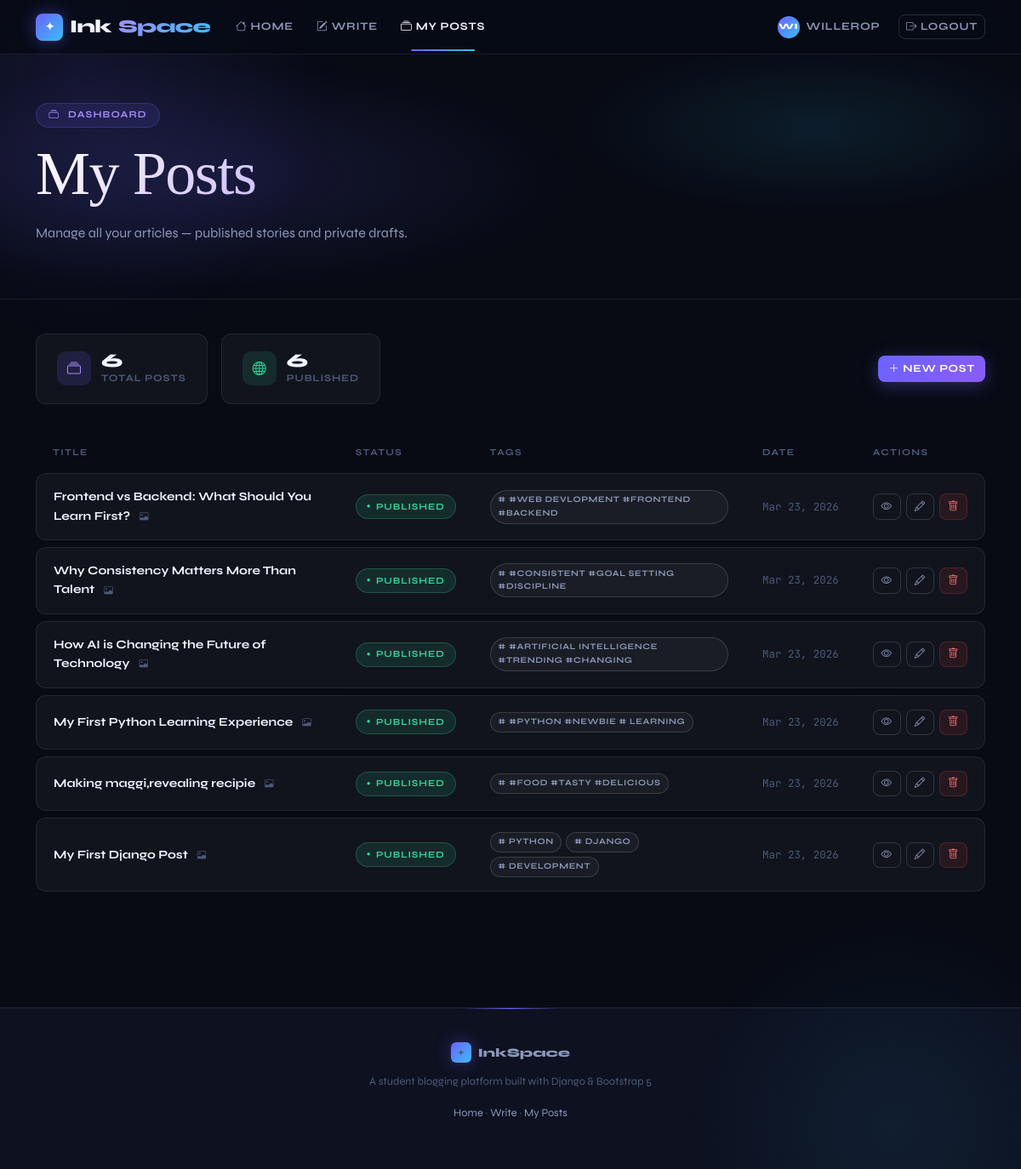
Screenshot of /my-posts/ (signed in) with the database file from the repository.
### blog/models.py (models this page shows, shortened)
class Post(models.Model):
    STATUS_CHOICES = [
        ('draft', 'Draft'),
        ('published', 'Published'),
    ]
    title = models.CharField(max_length=200)
    slug = models.SlugField(unique=True, blank=True)
    body = models.TextField()
    author = models.ForeignKey(User, on_delete=models.CASCADE, related_name='posts')
    tags = models.ManyToManyField(Tag, blank=True)
    status = models.CharField(max_length=10, choices=STATUS_CHOICES, default='draft')
    thumbnail = models.ImageField(upload_to='thumbnails/', blank=True, null=True)
    created_at = models.DateTimeField(auto_now_add=True)
    updated_at = models.DateTimeField(auto_now=True)
    class Meta:
        ordering = ['-created_at']
    def get_absolute_url(self):
        return reverse('post_detail', kwargs={'slug': self.slug})

class Tag(models.Model):
    name = models.CharField(max_length=50, unique=True)
    slug = models.SlugField(unique=True, blank=True)

### blog/views.py (the view)
# urls.py: path('my-posts/', views.my_posts, name='my_posts'),
@login_required
def my_posts(request):
    posts = Post.objects.filter(author=request.user).prefetch_related('tags', 'comments')
    return render(request, 'my_posts.html', {'posts': posts})

### templates/my_posts.html (shortened to what this page needs)
{% extends 'base.html' %}
{% block content %}
<section class="page-hero" style="padding:3.5rem 0 3rem;">
  <div class="container">
    <div class="hero-badge"><i class="bi bi-collection me-1"></i> Dashboard</div>
    <h1>My Posts</h1>
    <p class="subtitle">Manage all your articles — published stories and private drafts.</p>
  </div>
</section>
<div class="container" style="padding-top:2.5rem;padding-bottom:4rem;position:relative;z-index:1;">
  <div style="display:flex;gap:1rem;flex-wrap:wrap;margin-bottom:2rem;">
    {% with published=posts|length %}
    <div style="background:var(--surface);border:1px solid var(--border);border-radius:var(--radius);padding:1.25rem 1.5rem;display:flex;align-items:center;gap:.75rem;">
      <div style="width:40px;height:40px;background:rgba(108,99,255,0.15);border-radius:10px;display:flex;align-items:center;justify-content:center;color:var(--accent2);font-size:1rem;">
        <i class="bi bi-collection"></i>
      </div>
      <div>
        <div style="font-size:1.4rem;font-weight:800;line-height:1;color:var(--text);">{{ posts.count }}</div>
        <div style="font-size:.72rem;color:var(--text3);text-transform:uppercase;letter-spacing:.08em;font-weight:700;">Total Posts</div>
      </div>
    </div>
    {% endwith %}
    <div style="background:var(--surface);border:1px solid var(--border);border-radius:var(--radius);padding:1.25rem 1.5rem;display:flex;align-items:center;gap:.75rem;">
      <div style="width:40px;height:40px;background:rgba(52,211,153,0.12);border-radius:10px;display:flex;align-items:center;justify-content:center;color:var(--green);font-size:1rem;">
        <i class="bi bi-globe"></i>
      </div>
      <div>
        <div style="font-size:1.4rem;font-weight:800;line-height:1;color:var(--text);">{{ posts|length }}</div>
        <div style="font-size:.72rem;color:var(--text3);text-transform:uppercase;letter-spacing:.08em;font-weight:700;">Published</div>
      </div>
    </div>
    <div style="margin-left:auto;display:flex;align-items:center;">
      <a href="{% url 'create_post' %}" class="btn btn-primary">
        <i class="bi bi-plus-lg"></i> New Post
      </a>
    </div>
  </div>
  {% if posts %}
  <div style="overflow-x:auto;">
    <table class="posts-table">
      <thead>
        <tr>
          <th>Title</th>
          <th>Status</th>
          <th>Tags</th>
          <th>Date</th>
          <th>Actions</th>
        </tr>
      </thead>
      <tbody>
        {% for post in posts %}
        <tr>
          <td>
            <a href="{{ post.get_absolute_url }}" class="post-title-link">{{ post.title }}</a>
            {% if post.thumbnail %}
            <span style="margin-left:.5rem;font-size:.65rem;color:var(--text3);"><i class="bi bi-image"></i></span>
            {% endif %}
          </td>
          <td><span class="status-badge {{ post.status }}">{{ post.get_status_display }}</span></td>
          <td>
            <div style="display:flex;gap:.3rem;flex-wrap:wrap;">
              {% for tag in post.tags.all %}
              <a href="{% url 'tag_filter' tag.slug %}" class="tag-badge" style="font-size:.62rem;padding:.2rem .55rem;"># {{ tag.name }}</a>
              {% empty %}
              <span style="color:var(--text3);font-size:.78rem;">—</span>
              {% endfor %}
            </div>
          </td>
          <td style="font-family:'JetBrains Mono',monospace;font-size:.78rem;white-space:nowrap;color:var(--text3);">
            {{ post.created_at|date:"M d, Y" }}
          </td>
          <td>
            <div style="display:flex;gap:.4rem;">
              <a href="{{ post.get_absolute_url }}" class="btn btn-sm btn-outline-secondary" title="View" style="padding:.3rem .55rem;">
                <i class="bi bi-eye"></i>
              </a>
              <a href="{% url 'edit_post' post.slug %}" class="btn btn-sm btn-outline-secondary" title="Edit" style="padding:.3rem .55rem;">
                <i class="bi bi-pencil"></i>
              </a>
              <a href="{% url 'delete_post' post.slug %}" class="btn btn-sm" title="Delete"
                 style="padding:.3rem .55rem;background:rgba(239,68,68,0.1);border:1px solid rgba(239,68,68,0.2);color:#f87171;">
                <i class="bi bi-trash"></i>
              </a>
            </div>
          </td>
        </tr>
        {% endfor %}
      </tbody>
    </table>
  </div>
  {% endif %}
</div>
{% endblock %}

### templates/base.html (shortened to what this page needs)
<!DOCTYPE html>
<html lang="en">
<head>
  <link rel="stylesheet" href="https://cdn.jsdelivr.net/npm/bootstrap@5.3.0/dist/css/bootstrap.min.css">
  <link rel="stylesheet" href="https://cdn.jsdelivr.net/npm/bootstrap-icons@1.11.0/font/bootstrap-icons.css">
  {% load static %}
  <link rel="stylesheet" href="{% static 'css/style.css' %}">
</head>
<body>
<nav class="navbar navbar-expand-lg">
  <div class="container">
    <a class="navbar-brand" href="{% url 'home' %}">
      <span class="brand-icon">✦</span>
      Ink<span class="brand-grad">Space</span>
    </a>
    <div class="collapse navbar-collapse" id="navMenu">
      <ul class="navbar-nav me-auto">
        <li class="nav-item">
          <a class="nav-link {% if request.resolver_match.url_name == 'home' %}active{% endif %}" href="{% url 'home' %}">
            <i class="bi bi-house me-1"></i>Home
          </a>
        </li>
        {% if user.is_authenticated %}
        <li class="nav-item">
          <a class="nav-link {% if request.resolver_match.url_name == 'create_post' %}active{% endif %}" href="{% url 'create_post' %}">
            <i class="bi bi-pencil-square me-1"></i>Write
          </a>
        </li>
        <li class="nav-item">
          <a class="nav-link {% if request.resolver_match.url_name == 'my_posts' %}active{% endif %}" href="{% url 'my_posts' %}">
            <i class="bi bi-collection me-1"></i>My Posts
          </a>
        </li>
        {% endif %}
      </ul>
      <div class="d-flex align-items-center gap-2">
        {% if user.is_authenticated %}
          <a class="nav-link d-flex align-items-center gap-2" href="{% url 'profile' user.username %}" style="padding:.5rem .85rem!important;">
            <span class="avatar-initials" style="width:26px;height:26px;font-size:.6rem;">{{ user.username|slice:":2"|upper }}</span>
            <span style="font-size:.8rem;font-weight:700;color:var(--text2);">{{ user.username }}</span>
          </a>
          <form method="post" action="{% url 'logout' %}" class="d-inline m-0">
            <button type="submit" class="btn btn-outline-light btn-sm">
              <i class="bi bi-box-arrow-right"></i> Logout
            </button>
          </form>
        {% else %}
          <a href="{% url 'login' %}" class="btn btn-outline-light btn-sm">Sign In</a>
          <a href="{% url 'register' %}" class="btn btn-warning btn-sm">
            <i class="bi bi-stars"></i> Get Started
          </a>
        {% endif %}
      </div>
    </div>
  </div>
</nav>
{% block content %}{% endblock %}
<footer>
  <div class="container">
    <div style="display:inline-flex;align-items:center;gap:.5rem;margin-bottom:.75rem;">
      <span class="brand-icon" style="width:24px;height:24px;font-size:.7rem;border-radius:6px;">✦</span>
      <span style="font-weight:800;color:var(--text2);font-size:.9rem;">InkSpace</span>
    </div>
    <p>A student blogging platform built with Django &amp; Bootstrap 5</p>
    <p style="margin-top:.5rem;">
      <a href="{% url 'home' %}">Home</a>
      {% if user.is_authenticated %}
      &middot; <a href="{% url 'create_post' %}">Write</a>
      &middot; <a href="{% url 'my_posts' %}">My Posts</a>
      {% else %}
      &middot; <a href="{% url 'register' %}">Register</a>
      &middot; <a href="{% url 'login' %}">Login</a>
      {% endif %}
    </p>
  </div>
</footer>
</body>
</html>

### rows the page displays
Post: title "Frontend vs Backend: What Should You Learn First?", status "PUBLISHED", created_at "Mar 23, 2026"
Tag: name "#WEB DEVLOPMENT #FRONTEND #BACKEND"
Post: title "Why Consistency Matters More Than Talent", status "PUBLISHED", created_at "Mar 23, 2026"
Tag: name "#CONSISTENT #GOAL SETTING #DISCIPLINE"
Post: title "How AI is Changing the Future of Technology", status "PUBLISHED", created_at "Mar 23, 2026"
Tag: name "#ARTIFICIAL INTELLIGENCE #TRENDING #CHANGING"
Post: title "My First Python Learning Experience", status "PUBLISHED", created_at "Mar 23, 2026"
Tag: name "#PYTHON #NEWBIE # LEARNING"
Post: title "Making maggi,revealing recipie", status "PUBLISHED", created_at "Mar 23, 2026"
Tag: name "#FOOD #TASTY #DELICIOUS"
Post: title "My First Django Post", status "PUBLISHED", created_at "Mar 23, 2026"
Tag: name "PYTHON"
Tag: name "DJANGO"
Tag: name "DEVELOPMENT"

### other values shown
{{ user.username|slice:":2"|upper }} "WI"
{{ user.username }} "WILLEROP"
{{ posts.count }} "6"
{{ posts|length }} "6"
